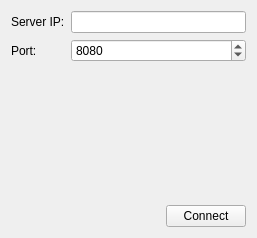
<?xml version="1.0" encoding="UTF-8"?>
<ui version="4.0">
 <class>LoginWidget</class>
 <widget class="QWidget" name="LoginWidget">
  <property name="geometry">
   <rect>
    <x>0</x>
    <y>0</y>
    <width>257</width>
    <height>238</height>
   </rect>
  </property>
  <property name="windowTitle">
   <string>Login</string>
  </property>
  <layout class="QVBoxLayout" name="verticalLayout">
   <item>
    <layout class="QFormLayout" name="formLayout">
     <item row="0" column="0">
      <widget class="QLabel" name="label">
       <property name="text">
        <string>Server IP:</string>
       </property>
      </widget>
     </item>
     <item row="0" column="1">
      <widget class="QLineEdit" name="serverIPLineEdit"/>
     </item>
     <item row="1" column="0">
      <widget class="QLabel" name="label_2">
       <property name="text">
        <string>Port:</string>
       </property>
      </widget>
     </item>
     <item row="1" column="1">
      <widget class="QSpinBox" name="serverPortSpinBox">
       <property name="minimum">
        <number>22</number>
       </property>
       <property name="maximum">
        <number>65535</number>
       </property>
       <property name="value">
        <number>8080</number>
       </property>
      </widget>
     </item>
    </layout>
   </item>
   <item>
    <spacer name="verticalSpacer">
     <property name="orientation">
      <enum>Qt::Vertical</enum>
     </property>
     <property name="sizeHint" stdset="0">
      <size>
       <width>20</width>
       <height>119</height>
      </size>
     </property>
    </spacer>
   </item>
   <item>
    <layout class="QHBoxLayout" name="horizontalLayout">
     <item>
      <spacer name="horizontalSpacer">
       <property name="orientation">
        <enum>Qt::Horizontal</enum>
       </property>
       <property name="sizeHint" stdset="0">
        <size>
         <width>40</width>
         <height>20</height>
        </size>
       </property>
      </spacer>
     </item>
     <item>
      <widget class="QPushButton" name="connectBtn">
       <property name="text">
        <string>Connect</string>
       </property>
      </widget>
     </item>
    </layout>
   </item>
  </layout>
 </widget>
 <resources/>
 <connections>
  <connection>
   <sender>connectBtn</sender>
   <signal>clicked()</signal>
   <receiver>LoginWidget</receiver>
   <slot>connect()</slot>
   <hints>
    <hint type="sourcelabel">
     <x>337</x>
     <y>275</y>
    </hint>
    <hint type="destinationlabel">
     <x>362</x>
     <y>221</y>
    </hint>
   </hints>
  </connection>
 </connections>
 <slots>
  <slot>connect()</slot>
 </slots>
</ui>
